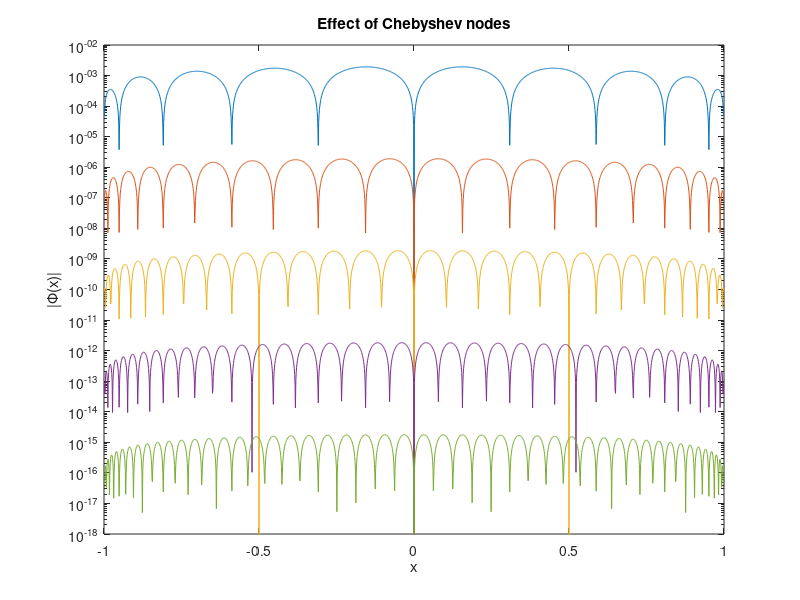

Source code (MATLAB):
%%
x = linspace(-1,1,1601)';
Phi = zeros(size(x));
for n = 10:10:50
    theta = linspace(0,pi,n+1)';
    t = -cos(theta);                    
    for k = 1:length(x)
        Phi(k) = prod(x(k)-t);
    end
    semilogy(x,abs(Phi))
    hold on
end
axis tight, title('Effect of Chebyshev nodes')    % ignore this line
xlabel('x'), ylabel('|\Phi(x)|')   % ignore this line
ylim([1e-18 1e-2])   % ignore this line

%%
% The convergence is a bit slower in the middle than with equally spaced
% points, but far more uniform over the entire interval, which is the key
% to global convergence. 